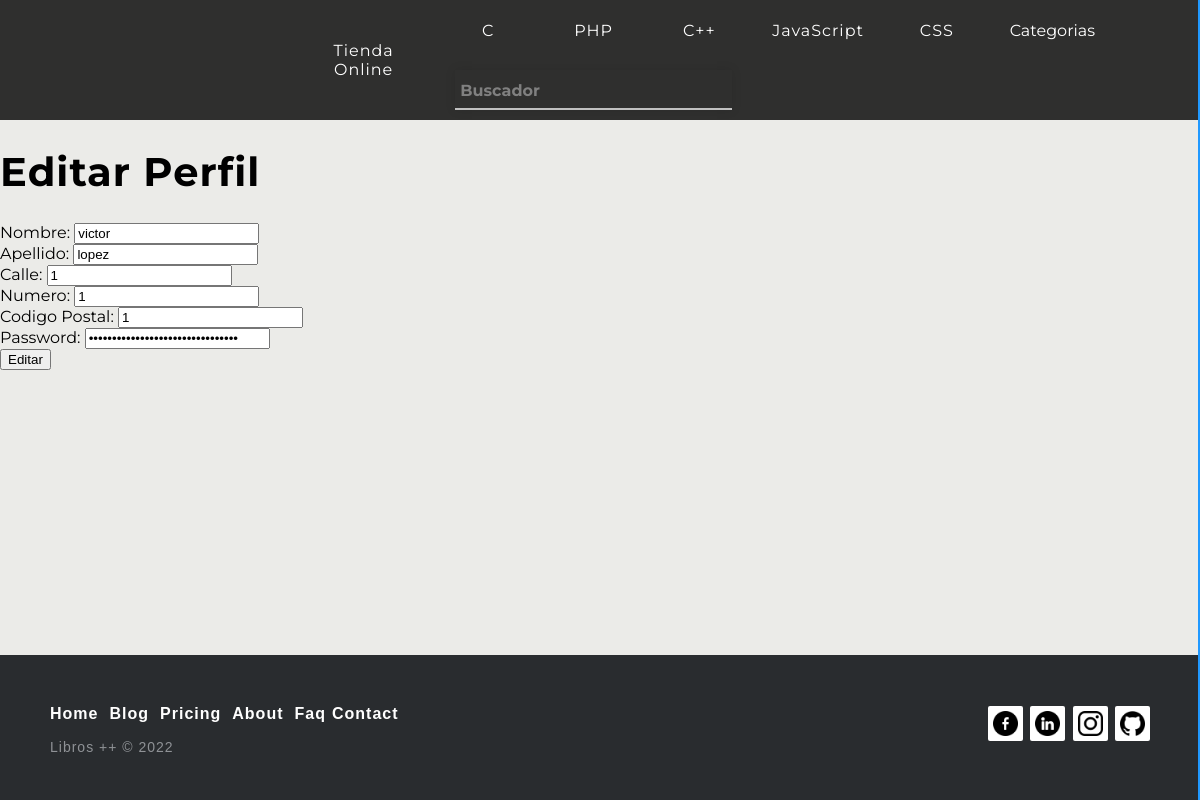
Screenshot of /index.php?controller=Cliente&action=editarPerfil&correo=victor@gmail.com (signed in) with the database file from the repository.
### tables this page shows
CREATE TABLE `categoria` (
  `idCategoria` int(11) NOT NULL,
  `nombre` varchar(30) NOT NULL,
  `estado` tinyint(4) NOT NULL DEFAULT 0
);

CREATE TABLE `cliente` (
  `nombre` varchar(30) NOT NULL,
  `apellido` varchar(30) NOT NULL,
  `correoCliente` varchar(30) NOT NULL,
  `calle` varchar(50) NOT NULL,
  `numero` int(10) NOT NULL,
  `dni` varchar(9) NOT NULL,
  `password` varchar(50) NOT NULL,
  `codigoPostal` varchar(5) NOT NULL,
  `estado` tinyint(4) NOT NULL DEFAULT 0
);

### controllers/CategoriaController.php (called while the page is built, shortened)
<?php
include("models/categoria.php");
class CategoriaController{
            ?>
            <?php
    public function categoriasMenu(){
        require_once("models/categoria.php");
        $categoria = new Categoria("");
        $categorias =  $categoria->categoriasMenu();
        require_once "views/general/header.php";
    }
}

### models/database.php (called while the page is built, shortened)
<?php
class Database{
    public function __construct(){
        $servername = "localhost";
        $dbname= "tiendaonline";
        $username = "root";
        $password = "";
		$this->db = new PDO("mysql:host=$servername;dbname=$dbname",$username, $password);
    }
}

### models/categoria.php (called while the page is built, shortened)
<?php
    require_once("database.php");
    class Categoria extends Database{
        public function  categoriasMenu(){
                $sql = "SELECT categoria.nombre,COUNT(*) ,categoria.idCategoria FROM `producto` INNER JOIN `categoria` ON categoria.idCategoria = producto.categoria WHERE categoria.estado = 0 GROUP by producto.categoria, categoria.idCategoria ORDER BY `COUNT(*)` DESC";
                $rows = $this->db->query($sql);
                return $rows->fetchAll(PDO::FETCH_CLASS);
        }
}

### models/cliente.php (called while the page is built, shortened)
<?php
    require_once("database.php");
    class Cliente extends Database{
        public function mostrarDatos(){
                $sql = "SELECT * FROM cliente where correoCliente= '".$_SESSION['correo']."'";
                $rows = $this->db->query($sql);
                return $rows->fetchAll(PDO::FETCH_CLASS);
        }
    }

### views/cliente/editarPerfil.php (the view)
<h1>Editar Perfil</h1>
<form action="index.php?controller=Cliente&action=editarPerfil" method="post">
    Nombre:
    <input type="text" name = "nombre" value=<?php echo $lista[0]->nombre; ?>><br>
    Apellido:
    <input type="text" name = "apellido" value=<?php echo $lista[0]->apellido; ?>><br>
    Calle:
    <input type="text" name = "calle" value=<?php echo $lista[0]->calle; ?>><br>
    Numero:
    <input type="number" name = "numero" value=<?php echo $lista[0]->numero; ?>><br>
    Codigo Postal:
    <input type="number" name = "codigoPostal" value=<?php echo $lista[0]->codigoPostal; ?>><br>
    Password:
    <input type="password" name = "password" value=<?php echo $lista[0]->password; ?>><br>
    <input type = "submit" value="Editar">
</form>

### views/general/header.php (shortened to what this page needs)
<div class="menu">
    <div class="menu1"><a href='index.php'>
        <lord-icon
            src='https://cdn.lordicon.com/wxnxiano.json'
            trigger='morph'
            colors='primary:#ffffff,secondary:#1663c7'
            style='width:250px;height:50px'>
        </lord-icon>
    Tienda Online</a></div>
    <div class="menu2">
        <div class="wrapper"><form class='buscador'  action='index.php?controller=Producto&action=buscador' method='Post'>
            <div class="input-data">
                    <input class='buscador' autocomplete="off" type="search" pattern="[a-zA-Z0-9]{0,100}" name='buscador' required>
                    <label class='buscador'>Buscador</label>
            </div></form>
        </div>
    </div>
    <div class="menu4"><a href='index.php?controller=DetallePedido&action=listarCarrito'>
    <lord-icon
        src="https://cdn.lordicon.com/hyhnpiza.json"
        trigger="loop-on-hover"
        delay="500"
        colors="primary:white"
        state="hover"
        style="width:50px;height:50px">
    </lord-icon>
    </a></div>
    <div class="menu6"> <a class = "categoriaLink" href='index.php?controller=Categoria&action=categoriaCliente&idCategoria=<?php echo  $categorias[0]->idCategoria; ?>'><?php echo  $categorias[0]->nombre; ?></a></div>
    <div class="menu7"><a class = "categoriaLink" href='index.php?controller=Categoria&action=categoriaCliente&idCategoria=<?php echo  $categorias[1]->idCategoria; ?>'><?php echo $categorias[1]->nombre; ?></a></div>
    <div class="menu8"><a class = "categoriaLink" href='index.php?controller=Categoria&action=categoriaCliente&idCategoria=<?php echo  $categorias[2]->idCategoria; ?>'><?php echo $categorias[2]->nombre; ?></a></div>
    <div class="menu9"><a class = "categoriaLink" href='index.php?controller=Categoria&action=categoriaCliente&idCategoria=<?php echo  $categorias[3]->idCategoria; ?>'><?php echo $categorias[3]->nombre; ?></a></div>
    <div class="menu10"><a class = "categoriaLink" href='index.php?controller=Categoria&action=categoriaCliente&idCategoria=<?php echo  $categorias[4]->idCategoria; ?>'><?php echo $categorias[4]->nombre; ?></a></div>
    <div class="menu11">
     <label for="openSideMenu" class="menuIconToggle">
            Categorias
     </label><input type="checkbox" id="openSideMenu" class="openSideMenu" onclick="openNav()">
     <div id="mySidenav" class="sidenav">
     </div>
    </div>
</div>

### views/css/style.css (style rules this page uses)
html { min-height: 100%; position: relative; }
body { margin: 0; height: max-content; }
footer { background-color: black; position: absolute; bottom: 0; margin-top: 40px; width: 100%; color: white; }
body { background: #EBEBE8; font-family: 'Montserrat', sans-serif; margin: 0; padding: 0; }
h1 { font-size: 40px; letter-spacing: 1px; color: black; }
p { font-size: 16px; letter-spacing: 1px; }
a { font-size: 16px; letter-spacing: 1px; font: blod; text-decoration: none; }
.sidenav { height: 100%; width: 0px; position: fixed; z-index: 2; top: 0; right: 0; background-color: rgba(29, 33, 32, 1); overflow-x: hidden; transition: 0.5s; padding-top: 61px; border-left: 2px solid #2099FF; }
.menuIconToggle { box-sizing: border-box; cursor: pointer; position: relative; z-index: 10; height: 100%; width: 100%; height: 22px; width: 22px; transition: all 0.3s; z-index: 10; }
.menu { background-color: rgba(0, 0, 0, 0.8); color: #ffffff; display: grid; grid-template-columns: repeat(7, 1fr); grid-template-rows: repeat(2, 1fr); grid-column-gap: 30px; align-items: center; align-content: center; text-align: center; padding-right: 100px; padding-left: 100px; }
.menu > div { margin: 5px; }
.menu>div>a { color: white; }
.menu1 { grid-column: 1; grid-row: 1/3; display: flex; flex-direction: row; }
.menu1 > a { display: flex; flex-direction: row; align-items: center; }
.menu2 { grid-column: 2/5; grid-row: 2; display: flex; flex-direction: row; justify-content: center; }
.wrapper { width: 450px; box-shadow: 0px 0px 10px rgba(0,0,0,0.1); }
.wrapper .input-data { height: 40px; width: 100%; position: relative; }
.wrapper .input-data input.buscador { height: 100%; width: 100%; border: none; font-size: 17px; border-bottom: 2px solid silver; }
input.buscador { background-color: transparent; color: white; }
.wrapper .input-data label.buscador { position: absolute; bottom: 10px; left: 0; color: grey; pointer-events: none; transition: all 0.3s ease; font-weight: bold; padding-left: 5px; }
.menu4 { grid-column: 6; grid-row: 2; }
.menu4 > a { display: flex; align-items: center; justify-content: center; width: min-content; }
.menu6 { grid-column: 2; grid-row: 1; }
.menu7 { grid-column: 3; grid-row: 1; }
.menu8 { grid-column: 4; grid-row: 1; }
.menu9 { grid-column: 5; grid-row: 1; }
.menu10 { grid-column: 6; grid-row: 1; }
.menu11 { grid-column: 7; grid-row: 1; }
.footer-distributed { background-color: #292c2f; box-shadow: 0 1px 1px 0 rgba(0, 0, 0, 0.12); box-sizing: border-box; width: 100%; text-align: left; font: normal 16px sans-serif; padding: 45px 50px; }
.footer-distributed .footer-left p { color: #8f9296; font-size: 14px; margin: 0; }
.footer-distributed p.footer-links { font-size: 18px; font-weight: bold; color: #ffffff; margin: 0 0 10px; padding: 0; transition: ease .25s; }
.footer-distributed p.footer-links a { display: inline-block; line-height: 1.8; text-decoration: none; color: inherit; transition: ease .25s; }
.footer-distributed .footer-links a:before { content: ""; font-size: 20px; left: 0; color: #fff; display: inline-block; padding-right: 5px; }
.footer-distributed .footer-links .link-1:before { content: none; }
.footer-distributed .footer-right { float: right; margin-top: 6px; max-width: 180px; }
.footer-distributed .footer-right a { display: inline-block; width: 35px; height: 35px; background-color: #ffffff; border-radius: 2px; font-size: 20px; color: #ffffff; text-align: center; line-height: 35px; margin-left: 3px; transition:all .25s; }
.espacioFooter { width:100%; height: 147px; }
.footer-right > a > img { width: 25px; height: 25px; margin-top:5px; }

### rows the page displays
categoria: nombre "C"
categoria: nombre "PHP"
categoria: nombre "C++"
categoria: nombre "JavaScript"
categoria: nombre "CSS"
cliente: nombre "victor", apellido "lopez", calle "1", numero "1", codigoPostal "1"
